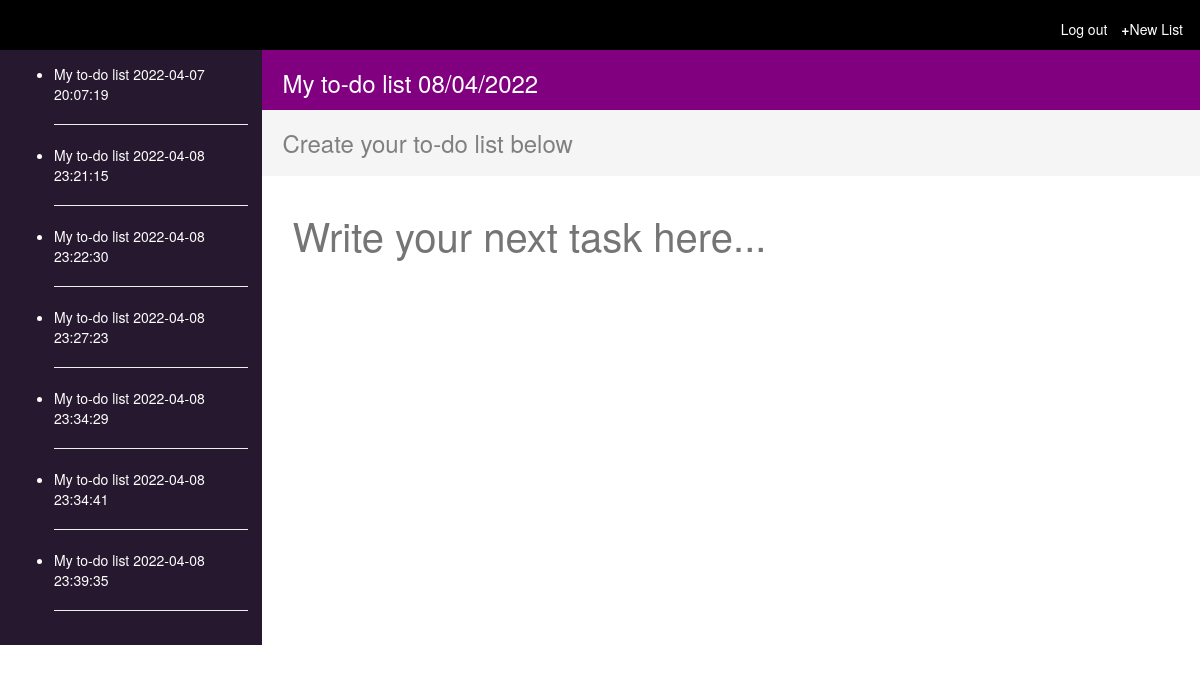
/3/2022-04-08 23:22:30 (signed in), run on an earlier commit of the app's database.
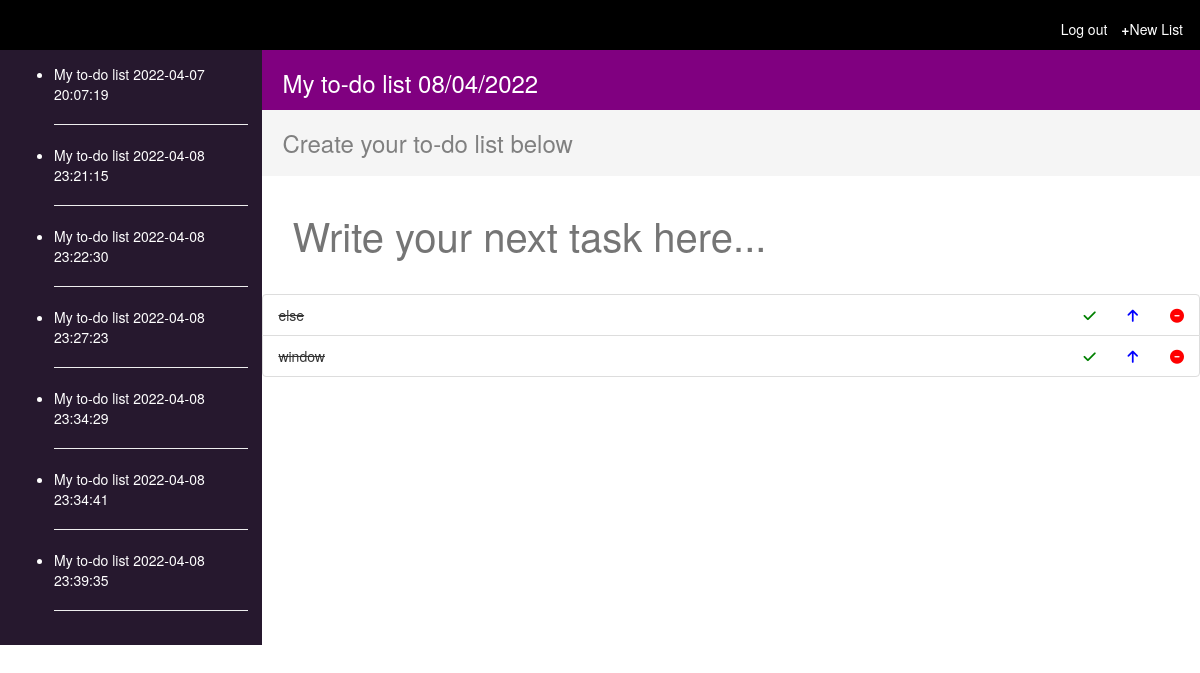
And on a later commit of the database.
### app.py (models this page shows)
class List(db.Model):
    __tablename__ = 'lists'
    id = db.Column(db.Integer, primary_key=True)
    user_id = db.Column(db.Integer, db.ForeignKey('users.id'), nullable=False)
    tasks = db.relationship('Task', backref='list', lazy=True)
    date = db.Column(db.DateTime(timezone=True), nullable=False, server_default=func.now())

class Task(db.Model):
    __tablename__ = 'tasks'
    id = db.Column(db.Integer, primary_key=True)
    task = db.Column(db.String(250), unique=False, nullable=False)
    list_id = db.Column(db.Integer, db.ForeignKey('lists.id'), nullable=False)
    completed = db.Column(db.Boolean, default=False, nullable=False)
    date = db.Column(db.DateTime(timezone=True), nullable=False, server_default=func.now())

### app.py (the view, shortened to what this page needs)
@app.route('/<path:item>/<path:date>', methods=["POST", "GET"])
def item(item, date):
    if request.method == "GET":
        lists = List.query.filter_by(user_id=current_user.id).all()
        list = List.query.filter_by(id=item, user_id=current_user.id).first()
        date = list.date.strftime("%d/%m/%Y")
        tasks = Task.query.filter_by(list_id=list.id).all()
        amount = len(tasks)
        return render_template('task.html', tasks=tasks, date=date, list=list,
         amount=amount, user=current_user, lists=lists, from_list=False, save=True, update=False, previous=True)

### app.py (called while the page is built)
@login_manager.user_loader
def load_user(user_id):
    return User.query.get(user_id)

### templates/task.html (shortened to what this page needs)
{% extends "bootstrap/base.html" %}
<!DOCTYPE html> {% block content %}
<html>
<head>
    <link rel="stylesheet" href="../static/styles.css">
</head>
<body>
    <header>
        <div class="first">
            <h5 class='new-list'>
                <a style="text-decoration:none;color:white;" href=" {{url_for('new') }} " style="color:white;"><strong>+</strong>New List</a>
            </h5>
            {% if user.is_authenticated %}
            <h5 class="login">
                <a style="text-decoration:none;color:white;" href="{{ url_for('login') }}" style="color:white;">Log out</a>
            </h5>
            {% else %}
            <h5 class="login">
                <a style="text-decoration:none;color:white;" href="{{ url_for('login') }}" style="color:white;">Log in</a>
            </h5>
            {% endif %}
        </div>
    </header>
    <div class="flex-container">
        {% if user.is_authenticated %}
        {% if lists %}
        <div class='lists'>
            <ul>
                {% for list in lists %}
                <li>
                    <span>
                        <a href="{{ url_for('item', item=list.id, date=list.date) }}" style="text-decoration:none;color:white;">
                            My to-do list {{ list.date }}
                        </a>
                    </span>
                </li>
                <hr>
                {% endfor %}
            </ul>
        </div>
        {% endif %}
        {% endif %}
        <div class="others">
            <div class="info">
                <h3 class="name">My to-do list {{ date }}</h3>
            </div>
            <div class="create">
                <h3>Create your to-do list below</h3>
            </div>
            <div class="todo">
                {% if update and user.is_authenticated and save %}
                <form action="{{ url_for('update', id=task.id)}}" method="POST">
                    <input value="{{ task.task }}" autocomplete="off" name="task" style="border:none;" type="text" height="10" autofocus placeholder="Write your next task here...">
                </form>
                {% elif update and user.is_authenticated and not save %}
                <form action="{{ url_for('upd_list', name=task)}}" method="POST">
                    <input value="{{ task }}" autocomplete="off" name="task" style="border:none;" type="text" height="10" autofocus placeholder="Write your next task here...">
                </form>
                {% elif update and not user.is_authenticated %}
                <form action="{{ url_for('upd_list', name=task)}}" method="POST">
                    <input value="{{ task }}" autocomplete="off" name="task" style="border:none;" type="text" height="10" autofocus placeholder="Write your next task here...">
                </form>
                {% elif previous %}
                <form action="{{ url_for('item', item=list.id, date=list.date)}}" method="POST">
                    <input value="{{ task }}" autocomplete="off" name="task" style="border:none;" type="text" height="10" autofocus placeholder="Write your next task here...">
                </form>
                {% else%}
                <form action="/new" method="POST">
                    <input autocomplete="off" name="task" style="border:none;" type="text" height="10" autofocus placeholder="Write your next task here...">
                </form>
                {% endif %}
            </div>
            <ul class="list-group">
                {% if from_list %}
                    {% if tasks %}
                    {% for task in tasks %}
                        {% for key, value in task.items() %}
                            <li class="list-group-item">
                                <span>
                                    {% if value == False %}
                                        {{ key }}
                                    {% else %}
                                        <s>{{ key }}</s>
                                    {% endif %}
                                    <div class='icons'>
                                        <a href="{{ url_for('comp_list', name=task) }}" title="mark task as completed"><i class="fa-solid fa-check" style='color:green;padding-left:2em;'></i></a>
                                        {% for key, value in task.items() %}
                                        <a href="{{ url_for('upd_list', name=key) }}" title=" update task"><i class="fa-solid fa-arrow-up" style='color:blue;padding-left:2em;'></i></a>
                                        {% endfor %}
                                        <a href="{{ url_for('del_list', name=task) }}" title="delete task"><i class="fa-solid fa-circle-minus" style='color:red;padding-left:2em;'></i></a>
                                    </div>
                                </span>
                            </li>
                        {% endfor %}
                    {% endfor %}
                    {% endif %}
                {% else %}
                    {% for task in tasks %}
                        <li class="list-group-item">
                            <span>
                                {% if task.completed %}
                                <s>{{ task.task }}</s>
                                {% else %}
                                {{ task.task }}
                                {% endif %}
                                <div class='icons'>
                                    <a href="{{ url_for('completed', id=task.id) }}" title="mark task as completed"><i class="fa-solid fa-check" style='color:green;padding-left:2em;'></i></a>
                                    <a href="{{ url_for('update', id=task.id) }}" title=" update task"><i class="fa-solid fa-arrow-up" style='color:blue;padding-left:2em;'></i></a>
                                    <a href="{{ url_for('delete', id=task.id) }}" title="delete task"><i class="fa-solid fa-circle-minus" style='color:red;padding-left:2em;'></i></a>
                                </div>
                            </span>
                        </li>
                    {% endfor %}
                {% endif %}
            </ul>
        </div>
    </div>
</body>
</html>
{% endblock %}

### static/styles.css (style rules this page uses)
body { margin: 0; }
h1, h2, h3, h4, h5, h5 { margin: 0; padding: 0; }
.first { display: block; background-color: black; height: 40px; font-size: large; padding: 20px 10px 30px 0; top: 0; }
.login { float: right; margin: 0.2% 0.5em 0; color: white; }
.new-list { float: right; margin: 0.2% 0.5em 0; color: white; }
.info { background-color: purple; padding: 20px 20px 40px; }
.name { color: white; float: left; }
.todo { padding: 2em; }
input { width: 100%; line-height: 60px; font-size: 40px; }
.create { background-color: whitesmoke; color: gray; font-size: 1.5em; padding: 20px; }
.flex-container { display: flex; }
.lists { flex: 1; background-color: #26182e; color: white; padding: 1em; }
.others { flex: 4; }
.icons { float: right; }

What changed in the data, as far as the page shows it:
added Task: task "else"
added Task: task "window"
